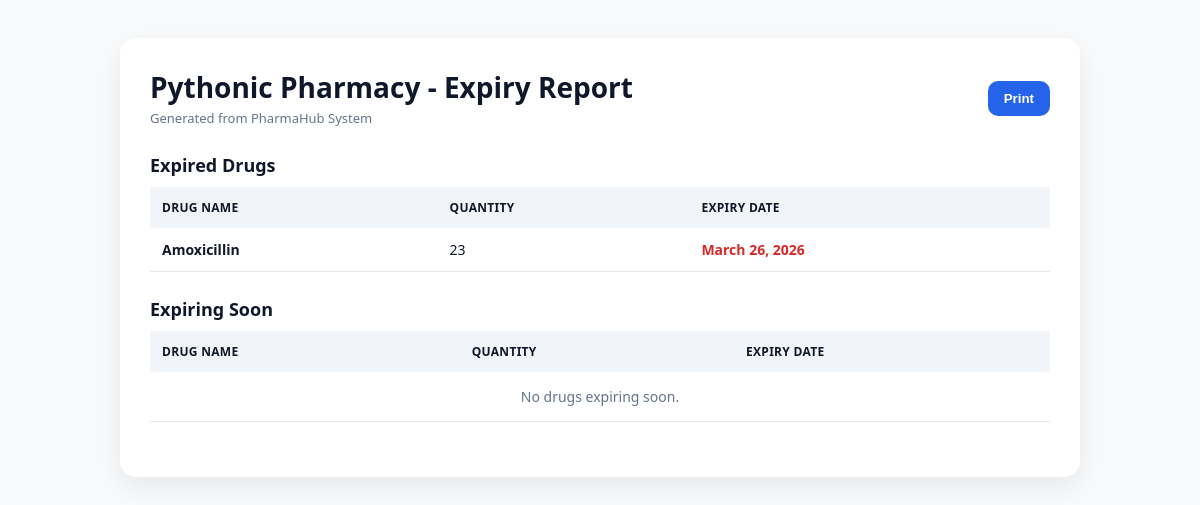
/reports/expiry/print/ (signed in), run on the app's committed database.
### pharmacies/models.py (models this page shows, shortened)
class Pharmacy(models.Model):
    name = models.CharField(max_length=255)
    email = models.EmailField(unique=True)
    phone = models.CharField(max_length=20, blank=True, null=True)
    address = models.TextField(blank=True, null=True)
    is_active = models.BooleanField(default=True)
    is_suspended_by_owner = models.BooleanField(default=False)
    suspension_reason = models.CharField(max_length=255, blank=True, null=True)
    created_at = models.DateTimeField(auto_now_add=True)
    class Meta:
        ordering = ['name']

### drugs/models.py (models this page shows, shortened)
class Drug(models.Model):
    pharmacy = models.ForeignKey(
        Pharmacy,
        on_delete=models.CASCADE,
        related_name='drugs'
    )
    drug_name = models.CharField(max_length=255)
    category = models.CharField(max_length=100, blank=True, null=True)
    batch_number = models.CharField(max_length=100, blank=True, null=True)
    quantity = models.PositiveIntegerField(default=0)
    unit_price = models.DecimalField(max_digits=12, decimal_places=2, default=0.00)
    expiry_date = models.DateField()
    manufacturer = models.CharField(max_length=255, blank=True, null=True)
    created_at = models.DateTimeField(auto_now_add=True)
    class Meta:
        ordering = ['drug_name']

### subscriptions/decorators.py (the view)
    def wrapper(request, *args, **kwargs):
        user = request.user
        if not hasattr(user, 'pharmacy') or user.pharmacy is None:
            messages.error(request, "You are not assigned to any pharmacy.")
            return redirect('dashboard')
        subscription = Subscription.objects.filter(
            pharmacy=user.pharmacy,
            is_current=True
        ).first()
        if subscription is None:
            messages.error(request, "No subscription found. Please choose a plan.")
            return redirect('plan_list')
        today = timezone.now().date()
        if subscription.status in ['trial', 'active']:
            if not subscription.end_date or subscription.end_date >= today:
                return view_func(request, *args, **kwargs)
        messages.error(request, "Your subscription is inactive or expired. Please renew to continue.")
        return redirect('plan_list')

### reports/views.py (called while the page is built)
def check_access(request):
    if request.user.role not in ALLOWED_ROLES:
        raise PermissionDenied("You do not have permission to view reports.")
    if not hasattr(request.user, 'pharmacy') or request.user.pharmacy is None:
        messages.error(request, "You are not assigned to any pharmacy.")
        return None
    return request.user.pharmacy

@login_required
@subscription_required
@pharmacy_active_required
def print_expiry_report(request):
    pharmacy = check_access(request)
    if not pharmacy:
        return redirect('dashboard')
    today = now().date()
    soon = today + timedelta(days=30)
    expired_drugs = Drug.objects.filter(
        pharmacy=pharmacy,
        expiry_date__lt=today
    ).order_by('expiry_date')
    expiring_soon = Drug.objects.filter(
        pharmacy=pharmacy,
        expiry_date__range=[today, soon]
    ).order_by('expiry_date')
    return render(request, 'reports/print_expiry_report.html', {
        'pharmacy_name': pharmacy.name,
        'expired_drugs': expired_drugs,
        'expiring_soon': expiring_soon,
    })

### templates/reports/print_expiry_report.html (shortened to what this page needs)
<!DOCTYPE html>
<html>
<head>
</head>
<body>
    <div class="container">
        <div class="header">
            <div>
                <h2>{{ pharmacy_name }} - Expiry Report</h2>
                <small>Generated from PharmaHub System</small>
            </div>
            <button class="print-btn" onclick="window.print()">Print</button>
        </div>
        <div class="section">
            <h3>Expired Drugs</h3>
            <table>
                <thead>
                    <tr>
                        <th>Drug Name</th>
                        <th>Quantity</th>
                        <th>Expiry Date</th>
                    </tr>
                </thead>
                <tbody>
                    {% for drug in expired_drugs %}
                    <tr>
                        <td><strong>{{ drug.drug_name }}</strong></td>
                        <td>{{ drug.quantity }}</td>
                        <td class="status-expired">{{ drug.expiry_date }}</td>
                    </tr>
                    {% empty %}
                    <tr>
                        <td colspan="3" class="empty">No expired drugs.</td>
                    </tr>
                    {% endfor %}
                </tbody>
            </table>
        </div>
        <div class="section">
            <h3>Expiring Soon</h3>
            <table>
                <thead>
                    <tr>
                        <th>Drug Name</th>
                        <th>Quantity</th>
                        <th>Expiry Date</th>
                    </tr>
                </thead>
                <tbody>
                    {% for drug in expiring_soon %}
                    <tr>
                        <td><strong>{{ drug.drug_name }}</strong></td>
                        <td>{{ drug.quantity }}</td>
                        <td class="status-warning">{{ drug.expiry_date }}</td>
                    </tr>
                    {% empty %}
                    <tr>
                        <td colspan="3" class="empty">No drugs expiring soon.</td>
                    </tr>
                    {% endfor %}
                </tbody>
            </table>
        </div>
    </div>
</body>
</html>

### templates/reports/print_expiry_report.html (style rules this page uses)
body { font-family: "Segoe UI", Arial, sans-serif; padding: 30px; background: #f8fafc; color: #0f172a; }
.container { max-width: 900px; margin: auto; background: white; padding: 30px; border-radius: 16px; box-shadow: 0 10px 30px rgba(0,0,0,0.08); }
.header { display: flex; justify-content: space-between; align-items: center; margin-bottom: 25px; }
.header h2 { margin: 0; font-size: 28px; font-weight: 800; }
.header small { color: #64748b; font-size: 13px; }
.print-btn { padding: 10px 16px; background: #2563eb; color: white; border: none; border-radius: 10px; font-weight: 700; cursor: pointer; }
h3 { margin-top: 25px; margin-bottom: 10px; font-size: 18px; }
.section { margin-bottom: 25px; }
table { width: 100%; border-collapse: collapse; font-size: 14px; }
th { background: #f1f5f9; text-transform: uppercase; font-size: 12px; letter-spacing: 0.3px; padding: 12px; text-align: left; }
td { padding: 12px; border-bottom: 1px solid #e2e8f0; }
.status-expired { color: #dc2626; font-weight: 700; }
.empty { text-align: center; padding: 15px; color: #64748b; }

### data on the page
Pharmacy: name "Pythonic Pharmacy"
Drug: drug_name "Amoxicillin", quantity "23", expiry_date "March 26, 2026"
